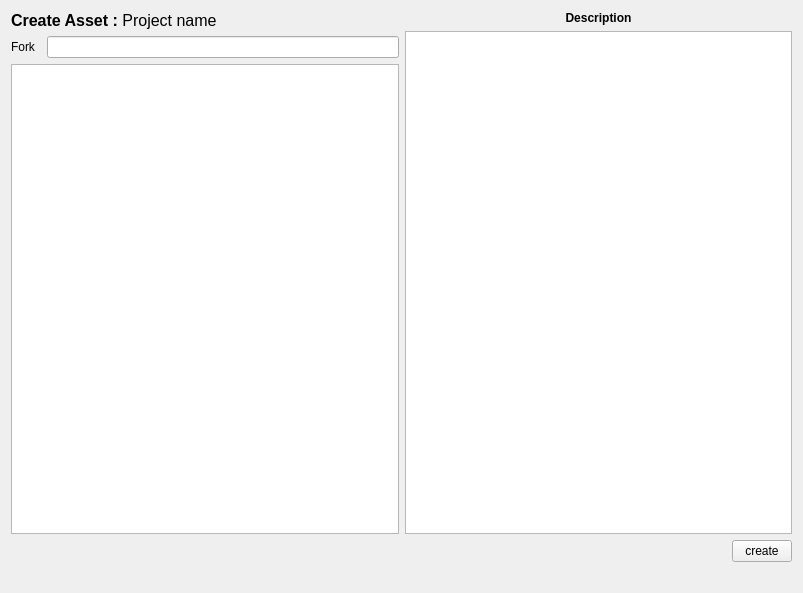
<?xml version="1.0" encoding="UTF-8"?>
<ui version="4.0">
 <class>Form</class>
 <widget class="QWidget" name="Form">
  <property name="geometry">
   <rect>
    <x>0</x>
    <y>0</y>
    <width>803</width>
    <height>593</height>
   </rect>
  </property>
  <property name="windowTitle">
   <string>Asset Push</string>
  </property>
  <layout class="QVBoxLayout" name="verticalLayout_2">
   <item>
    <layout class="QVBoxLayout" name="verticalLayout_main">
     <item>
      <layout class="QHBoxLayout" name="horizontalLayout_center">
       <item>
        <layout class="QVBoxLayout" name="verticalLayout_file">
         <item>
          <widget class="QLabel" name="label_proj">
           <property name="text">
            <string>&lt;html&gt;&lt;head/&gt;&lt;body&gt;&lt;p&gt;&lt;span style=&quot; font-size:12pt; font-weight:600;&quot;&gt;Create Asset :&lt;/span&gt;&lt;span style=&quot; font-size:12pt;&quot;&gt; Project name&lt;/span&gt;&lt;/p&gt;&lt;/body&gt;&lt;/html&gt;</string>
           </property>
          </widget>
         </item>
         <item>
          <layout class="QHBoxLayout" name="horizontalLayout">
           <item>
            <widget class="QLabel" name="label_fork">
             <property name="minimumSize">
              <size>
               <width>30</width>
               <height>0</height>
              </size>
             </property>
             <property name="maximumSize">
              <size>
               <width>16</width>
               <height>16</height>
              </size>
             </property>
             <property name="text">
              <string>Fork</string>
             </property>
            </widget>
           </item>
           <item>
            <widget class="QLineEdit" name="lineEdit_file"/>
           </item>
          </layout>
         </item>
         <item>
          <widget class="QListWidget" name="listWidget_task">
           <property name="minimumSize">
            <size>
             <width>300</width>
             <height>0</height>
            </size>
           </property>
           <property name="sortingEnabled">
            <bool>true</bool>
           </property>
          </widget>
         </item>
        </layout>
       </item>
       <item>
        <layout class="QVBoxLayout" name="verticalLayout">
         <item>
          <widget class="QLabel" name="label_comments">
           <property name="text">
            <string>&lt;html&gt;&lt;head/&gt;&lt;body&gt;&lt;p&gt;&lt;span style=&quot; font-weight:600;&quot;&gt;Description&lt;/span&gt;&lt;/p&gt;&lt;/body&gt;&lt;/html&gt;</string>
           </property>
           <property name="alignment">
            <set>Qt::AlignCenter</set>
           </property>
          </widget>
         </item>
         <item>
          <widget class="QPlainTextEdit" name="plainTextEdit_comments">
           <property name="minimumSize">
            <size>
             <width>300</width>
             <height>0</height>
            </size>
           </property>
          </widget>
         </item>
        </layout>
       </item>
      </layout>
     </item>
     <item>
      <layout class="QHBoxLayout" name="horizontalLayout_bottom">
       <item>
        <spacer name="horizontalSpacer">
         <property name="orientation">
          <enum>Qt::Horizontal</enum>
         </property>
         <property name="sizeHint" stdset="0">
          <size>
           <width>40</width>
           <height>20</height>
          </size>
         </property>
        </spacer>
       </item>
       <item>
        <widget class="QPushButton" name="pushButton">
         <property name="maximumSize">
          <size>
           <width>60</width>
           <height>16777215</height>
          </size>
         </property>
         <property name="text">
          <string>create</string>
         </property>
        </widget>
       </item>
      </layout>
     </item>
     <item>
      <widget class="QLabel" name="labelStatus">
       <property name="text">
        <string/>
       </property>
      </widget>
     </item>
    </layout>
   </item>
  </layout>
 </widget>
 <resources/>
 <connections/>
</ui>
